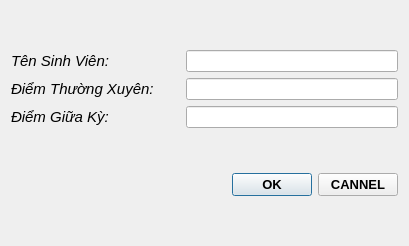
<?xml version="1.0" encoding="UTF-8"?>
<ui version="4.0">
 <class>StudentDialog</class>
 <widget class="QDialog" name="StudentDialog">
  <property name="geometry">
   <rect>
    <x>0</x>
    <y>0</y>
    <width>409</width>
    <height>246</height>
   </rect>
  </property>
  <property name="windowTitle">
   <string>Dialog</string>
  </property>
  <layout class="QVBoxLayout" name="verticalLayout_3">
   <item>
    <layout class="QHBoxLayout" name="horizontalLayout">
     <item>
      <layout class="QVBoxLayout" name="verticalLayout_2">
       <item>
        <widget class="QLabel" name="label">
         <property name="font">
          <font>
           <family>Arial</family>
           <pointsize>11</pointsize>
           <italic>true</italic>
          </font>
         </property>
         <property name="text">
          <string>Tên Sinh Viên:                 </string>
         </property>
        </widget>
       </item>
       <item>
        <widget class="QLabel" name="label_2">
         <property name="font">
          <font>
           <family>Arial</family>
           <pointsize>11</pointsize>
           <italic>true</italic>
          </font>
         </property>
         <property name="text">
          <string>Điểm Thường Xuyên:  </string>
         </property>
        </widget>
       </item>
       <item>
        <widget class="QLabel" name="label_3">
         <property name="font">
          <font>
           <family>Arial</family>
           <pointsize>11</pointsize>
           <italic>true</italic>
          </font>
         </property>
         <property name="text">
          <string>Điểm Giữa Kỳ:</string>
         </property>
        </widget>
       </item>
      </layout>
     </item>
     <item>
      <layout class="QVBoxLayout" name="verticalLayout">
       <item>
        <widget class="QLineEdit" name="name"/>
       </item>
       <item>
        <widget class="QLineEdit" name="tx"/>
       </item>
       <item>
        <widget class="QLineEdit" name="gk"/>
       </item>
      </layout>
     </item>
    </layout>
   </item>
   <item>
    <layout class="QHBoxLayout" name="horizontalLayout_2">
     <item>
      <spacer name="horizontalSpacer">
       <property name="orientation">
        <enum>Qt::Horizontal</enum>
       </property>
       <property name="sizeHint" stdset="0">
        <size>
         <width>68</width>
         <height>20</height>
        </size>
       </property>
      </spacer>
     </item>
     <item>
      <widget class="QPushButton" name="pushButton">
       <property name="font">
        <font>
         <family>Arial</family>
         <pointsize>10</pointsize>
         <weight>75</weight>
         <bold>true</bold>
        </font>
       </property>
       <property name="text">
        <string>OK</string>
       </property>
      </widget>
     </item>
     <item>
      <widget class="QPushButton" name="pushButton_2">
       <property name="font">
        <font>
         <family>Arial</family>
         <pointsize>10</pointsize>
         <weight>75</weight>
         <bold>true</bold>
        </font>
       </property>
       <property name="text">
        <string>CANNEL</string>
       </property>
      </widget>
     </item>
    </layout>
   </item>
  </layout>
 </widget>
 <resources/>
 <connections/>
</ui>
